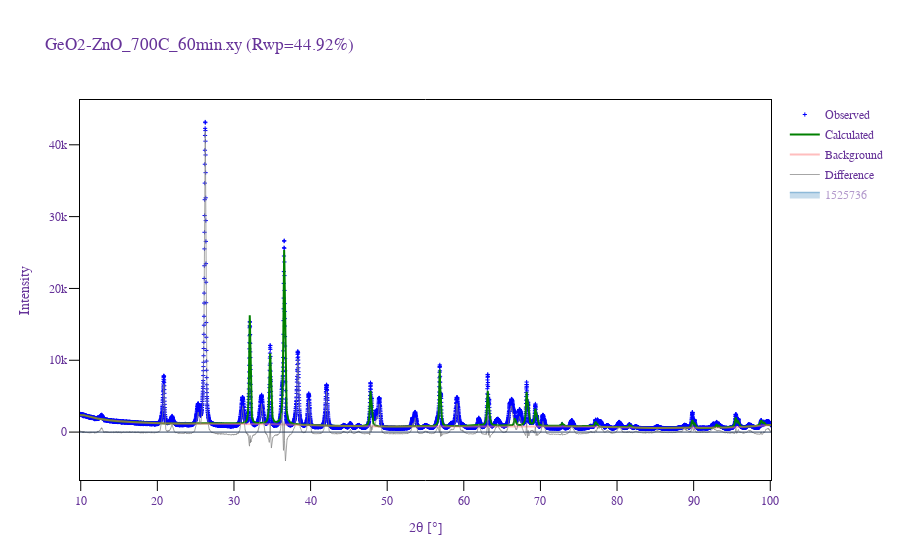

Source (notebook cell):
### Markdown cell above
### 3.4 Visualize Refinement Result

### Code cell
# ========== VISUALIZE REFINEMENT ==========
if 'refinement_result' in locals():
    print(f"{'='*70}")
    print(f"📊 REFINEMENT VISUALIZATION")
    print(f"{'='*70}")
    print(f"Rwp: {refinement_result.lst_data.rwp:.2f}%\n")
    
    # Visualize - explicitly show the figure
    fig = refinement_result.visualize()
    fig.show()
    
    # Extract refined phase information
    print(f"\n{'='*70}")
    print(f"📋 REFINED PHASES - DETAILED INFORMATION")
    print(f"{'='*70}")
    
    # Build a mock search result for the helper function
    class MockSearchResult:
        def __init__(self, refinement_result, phase_paths):
            self.refinement_result = refinement_result
            # Convert paths to phase objects
            class MockPhase:
                def __init__(self, path):
                    self.path = path
            self.phases = [[MockPhase(p)] for p in phase_paths]
    
    mock_result = MockSearchResult(refinement_result, selected_phases)
    refined_phase_details = extract_phase_info(mock_result)
    
    if not refined_phase_details.empty:
        display(refined_phase_details)
        
        # Save to CSV
        csv_path = reports_dir / f"refined_solution_{REFINE_SOLUTION}_phases.csv"
        refined_phase_details.to_csv(csv_path, index=False)
        print(f"\n💾 Refined phase information saved to: {csv_path}")
else:
    print("⚠️  No refinement result available. Run refinement first.")

### Figure 1 — Plotly figure (JSON) as saved in the notebook; plotly's stock layout.template omitted (floating-point values rounded to 4 significant figures; data arrays with more than 128 entries replaced by an {"elided": "..."} marker saying what was removed)
{"data": [{"marker": {"color": "blue", "size": 3, "symbol": "cross-thin-open"}, "mode": "markers", "name": "Observed", "type": "scatter", "x": {"elided": "8301 float values"}, "y": {"elided": "8301 int values"}}, {"line": {"color": "green", "width": 2}, "mode": "lines", "name": "Calculated", "type": "scatter", "x": {"elided": "8301 float values"}, "y": {"elided": "8301 float values"}}, {"line": {"color": "#FF7F7F", "width": 2}, "mode": "lines", "name": "Background", "opacity": 0.5, "type": "scatter", "x": {"elided": "8301 float values"}, "y": {"elided": "8301 float values"}}, {"hoverinfo": "skip", "line": {"color": "#808080", "width": 1}, "mode": "lines", "name": "Difference", "opacity": 0.7, "type": "scatter", "x": {"elided": "8301 float values"}, "y": {"elided": "8301 float values"}}, {"hoverinfo": "none", "legendgroup": "1525736", "line": {"color": "#1f77b4", "width": 0}, "mode": "lines", "showlegend": false, "type": "scatter", "x": {"elided": "8301 float values"}, "y": {"elided": "8301 float values"}}, {"fill": "tonexty", "legendgroup": "1525736", "line": {"color": "#1f77b4", "width": 1.5}, "mode": "lines", "name": "1525736", "type": "scatter", "visible": "legendonly", "x": {"elided": "8301 float values"}, "y": {"elided": "8301 float values"}}, {"hovertemplate": "%{text}", "legendgroup": "1525736", "marker": {"color": "#1f77b4", "size": 5, "symbol": 142}, "mode": "markers", "name": "1525736", "showlegend": false, "text": ["31.82, 3947.82", "34.48, 3185.07", "36.30, 7965.21", "47.58, 1760.72", "56.61, 2361.56", "62.87, 1945.24", "66.38, 324.77", "67.95, 1967.66", "69.08, 980.99", "72.57, 173.77", "76.95, 313.46", "81.37, 177.96", "89.58, 576.99", "92.74, 209.17", "95.25, 715.98", "98.56, 428.90"], "type": "scatter", "visible": "legendonly", "x": [31.82, 34.48, 36.3, 47.58, 56.61, 62.87, 66.38, 67.95, 69.08, 72.57, 76.95, 81.37, 89.58, 92.74, 95.25, 98.56], "y": [-8463.0, -8463.0, -8463.0, -8463.0, -8463.0, -8463.0, -8463.0, -8463.0, -8463.0, -8463.0, -8463.0, -8463.0, -8463.0, -8463.0, -8463.0, -8463.0]}], "layout": {"autosize": true, "font": {"color": "RebeccaPurple", "family": "Arial, sans-serif"}, "legend": {"title": {"text": ""}, "tracegroupgap": 1}, "plot_bgcolor": "white", "shapes": [{"line": {"width": 1}, "type": "line", "x0": 0, "x1": 1, "xref": "x domain", "y0": 0, "y1": 0, "yref": "y"}], "title": {"text": "GeO2-ZnO_700C_60min.xy (Rwp=44.92%)"}, "xaxis": {"linecolor": "black", "linewidth": 1, "mirror": true, "range": [9.903, 100.1], "showline": true, "tickcolor": "black", "ticklen": 10, "ticks": "outside", "tickwidth": 1, "title": {"text": "2θ [°]"}}, "yaxis": {"linecolor": "black", "linewidth": 1, "mirror": true, "showline": true, "tickcolor": "black", "ticklen": 10, "ticks": "outside", "tickwidth": 1, "title": {"text": "Intensity"}}}}
